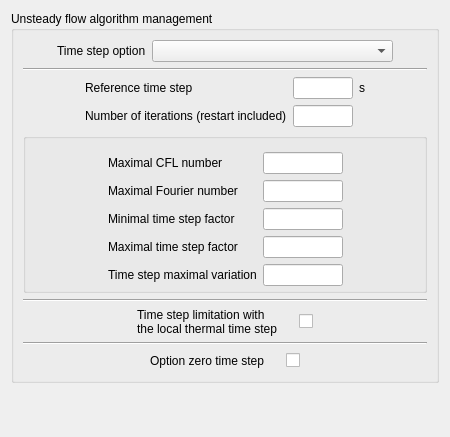
<ui version="4.0" >
 <class>TimeStepForm</class>
 <widget class="QWidget" name="TimeStepForm" >
  <property name="geometry" >
   <rect>
    <x>0</x>
    <y>0</y>
    <width>450</width>
    <height>437</height>
   </rect>
  </property>
  <property name="windowTitle" >
   <string>Form</string>
  </property>
  <layout class="QGridLayout" >
   <item row="0" column="0" >
    <layout class="QVBoxLayout" >
     <item>
      <widget class="QGroupBox" name="groupBox" >
       <property name="title" >
        <string>Unsteady flow algorithm management</string>
       </property>
       <layout class="QGridLayout" >
        <item row="0" column="0" >
         <layout class="QHBoxLayout" >
          <item>
           <spacer>
            <property name="orientation" >
             <enum>Qt::Horizontal</enum>
            </property>
            <property name="sizeHint" stdset="0" >
             <size>
              <width>40</width>
              <height>20</height>
             </size>
            </property>
           </spacer>
          </item>
          <item>
           <layout class="QHBoxLayout" >
            <item>
             <widget class="QLabel" name="label" >
              <property name="text" >
               <string>Time step option</string>
              </property>
             </widget>
            </item>
            <item>
             <widget class="QComboBox" name="comboBoxOptions" >
              <property name="minimumSize" >
               <size>
                <width>241</width>
                <height>21</height>
               </size>
              </property>
             </widget>
            </item>
           </layout>
          </item>
          <item>
           <spacer>
            <property name="orientation" >
             <enum>Qt::Horizontal</enum>
            </property>
            <property name="sizeHint" stdset="0" >
             <size>
              <width>40</width>
              <height>20</height>
             </size>
            </property>
           </spacer>
          </item>
         </layout>
        </item>
        <item row="1" column="0" >
         <widget class="Line" name="line" >
          <property name="orientation" >
           <enum>Qt::Horizontal</enum>
          </property>
         </widget>
        </item>
        <item row="2" column="0" >
         <layout class="QHBoxLayout" >
          <item>
           <spacer>
            <property name="orientation" >
             <enum>Qt::Horizontal</enum>
            </property>
            <property name="sizeHint" stdset="0" >
             <size>
              <width>16</width>
              <height>16</height>
             </size>
            </property>
           </spacer>
          </item>
          <item>
           <layout class="QGridLayout" >
            <item row="0" column="0" >
             <widget class="QLabel" name="label_2" >
              <property name="toolTip" >
               <string>Code_Saturne key word: DTREF</string>
              </property>
              <property name="text" >
               <string>Reference time step</string>
              </property>
             </widget>
            </item>
            <item row="0" column="1" >
             <widget class="QLineEdit" name="lineEditDTREF" >
              <property name="maximumSize" >
               <size>
                <width>60</width>
                <height>16777215</height>
               </size>
              </property>
              <property name="toolTip" >
               <string>Code_Saturne key word: DTREF</string>
              </property>
             </widget>
            </item>
            <item row="0" column="2" >
             <widget class="QLabel" name="label_3" >
              <property name="text" >
               <string>s</string>
              </property>
             </widget>
            </item>
            <item row="1" column="0" >
             <widget class="QLabel" name="label_4" >
              <property name="toolTip" >
               <string>Code_Saturne key word: NTMABS</string>
              </property>
              <property name="statusTip" >
               <string>Absolute time step number of the simulation, restarts included.</string>
              </property>
              <property name="text" >
               <string>Number of iterations (restart included)</string>
              </property>
             </widget>
            </item>
            <item row="1" column="1" >
             <widget class="QLineEdit" name="lineEditNTMABS" >
              <property name="maximumSize" >
               <size>
                <width>60</width>
                <height>16777215</height>
               </size>
              </property>
              <property name="toolTip" >
               <string>Code_Saturne key word: NTMABS</string>
              </property>
              <property name="statusTip" >
               <string>Absolute time step number of the simulation, restarts included.</string>
              </property>
             </widget>
            </item>
           </layout>
          </item>
          <item>
           <spacer>
            <property name="orientation" >
             <enum>Qt::Horizontal</enum>
            </property>
            <property name="sizeHint" stdset="0" >
             <size>
              <width>16</width>
              <height>16</height>
             </size>
            </property>
           </spacer>
          </item>
         </layout>
        </item>
        <item row="3" column="0" >
         <widget class="QGroupBox" name="groupBoxLabels" >
          <property name="sizePolicy" >
           <sizepolicy vsizetype="Preferred" hsizetype="Preferred" >
            <horstretch>0</horstretch>
            <verstretch>0</verstretch>
           </sizepolicy>
          </property>
          <property name="minimumSize" >
           <size>
            <width>316</width>
            <height>160</height>
           </size>
          </property>
          <property name="title" >
           <string/>
          </property>
          <property name="flat" >
           <bool>true</bool>
          </property>
          <layout class="QGridLayout" >
           <property name="bottomMargin" >
            <number>0</number>
           </property>
           <item row="0" column="0" >
            <layout class="QHBoxLayout" >
             <item>
              <spacer>
               <property name="orientation" >
                <enum>Qt::Horizontal</enum>
               </property>
               <property name="sizeHint" stdset="0" >
                <size>
                 <width>20</width>
                 <height>20</height>
                </size>
               </property>
              </spacer>
             </item>
             <item>
              <layout class="QGridLayout" >
               <item row="0" column="0" >
                <widget class="QLabel" name="labelCOUMAX" >
                 <property name="toolTip" >
                  <string>Code_Saturne key word: COUMAX</string>
                 </property>
                 <property name="statusTip" >
                  <string>Accessible entry if the time step is variable.</string>
                 </property>
                 <property name="text" >
                  <string>Maximal CFL number</string>
                 </property>
                </widget>
               </item>
               <item row="0" column="1" >
                <widget class="QLineEdit" name="lineEditCOUMAX" >
                 <property name="maximumSize" >
                  <size>
                   <width>80</width>
                   <height>16777215</height>
                  </size>
                 </property>
                 <property name="toolTip" >
                  <string>Code_Saturne key word: COUMAX</string>
                 </property>
                 <property name="statusTip" >
                  <string>Accessible entry if the time step is variable.</string>
                 </property>
                </widget>
               </item>
               <item row="1" column="0" >
                <widget class="QLabel" name="labelFOUMAX" >
                 <property name="toolTip" >
                  <string>Code_Saturne key word: FOUMAX</string>
                 </property>
                 <property name="statusTip" >
                  <string>Accessible entry if the time step is variable.</string>
                 </property>
                 <property name="text" >
                  <string>Maximal Fourier number</string>
                 </property>
                </widget>
               </item>
               <item row="1" column="1" >
                <widget class="QLineEdit" name="lineEditFOUMAX" >
                 <property name="maximumSize" >
                  <size>
                   <width>80</width>
                   <height>16777215</height>
                  </size>
                 </property>
                 <property name="toolTip" >
                  <string>Code_Saturne key word: FOUMAX</string>
                 </property>
                 <property name="statusTip" >
                  <string>Accessible entry if the time step is variable.</string>
                 </property>
                </widget>
               </item>
               <item row="2" column="0" >
                <widget class="QLabel" name="labelCDTMIN" >
                 <property name="toolTip" >
                  <string>Code_Saturne key word: DTMIN/DTREF</string>
                 </property>
                 <property name="statusTip" >
                  <string>Accessible entry if the time step is variable.</string>
                 </property>
                 <property name="text" >
                  <string>Minimal time step factor</string>
                 </property>
                </widget>
               </item>
               <item row="2" column="1" >
                <widget class="QLineEdit" name="lineEditCDTMIN" >
                 <property name="maximumSize" >
                  <size>
                   <width>80</width>
                   <height>16777215</height>
                  </size>
                 </property>
                 <property name="toolTip" >
                  <string>Code_Saturne key word: DTMIN/DTREF</string>
                 </property>
                 <property name="statusTip" >
                  <string>Accessible entry if the time step is variable.</string>
                 </property>
                </widget>
               </item>
               <item row="3" column="0" >
                <widget class="QLabel" name="labelCDTMAX" >
                 <property name="toolTip" >
                  <string>Code_Saturne key word: DTMAX/DTREF</string>
                 </property>
                 <property name="statusTip" >
                  <string>Accessible entry if the time step is variable.</string>
                 </property>
                 <property name="text" >
                  <string>Maximal time step factor</string>
                 </property>
                </widget>
               </item>
               <item row="3" column="1" >
                <widget class="QLineEdit" name="lineEditCDTMAX" >
                 <property name="maximumSize" >
                  <size>
                   <width>80</width>
                   <height>16777215</height>
                  </size>
                 </property>
                 <property name="toolTip" >
                  <string>Code_Saturne key word: DTMAX/DTREF</string>
                 </property>
                 <property name="statusTip" >
                  <string>Accessible entry if the time step is variable.</string>
                 </property>
                </widget>
               </item>
               <item row="4" column="0" >
                <widget class="QLabel" name="labelVARRDT" >
                 <property name="toolTip" >
                  <string>Code_Saturne key word: VARRDT</string>
                 </property>
                 <property name="statusTip" >
                  <string>Accessible entry if the time step is variable.</string>
                 </property>
                 <property name="text" >
                  <string>Time step maximal variation</string>
                 </property>
                </widget>
               </item>
               <item row="4" column="1" >
                <widget class="QLineEdit" name="lineEditVARRDT" >
                 <property name="maximumSize" >
                  <size>
                   <width>80</width>
                   <height>16777215</height>
                  </size>
                 </property>
                 <property name="toolTip" >
                  <string>Code_Saturne key word: VARRDT</string>
                 </property>
                 <property name="statusTip" >
                  <string>Accessible entry if the time step is variable.</string>
                 </property>
                </widget>
               </item>
              </layout>
             </item>
             <item>
              <spacer>
               <property name="orientation" >
                <enum>Qt::Horizontal</enum>
               </property>
               <property name="sizeHint" stdset="0" >
                <size>
                 <width>16</width>
                 <height>16</height>
                </size>
               </property>
              </spacer>
             </item>
            </layout>
           </item>
          </layout>
         </widget>
        </item>
        <item row="4" column="0" >
         <widget class="Line" name="lineIPTLRO" >
          <property name="orientation" >
           <enum>Qt::Horizontal</enum>
          </property>
         </widget>
        </item>
        <item row="5" column="0" >
         <layout class="QHBoxLayout" >
          <item>
           <spacer>
            <property name="orientation" >
             <enum>Qt::Horizontal</enum>
            </property>
            <property name="sizeHint" stdset="0" >
             <size>
              <width>20</width>
              <height>21</height>
             </size>
            </property>
           </spacer>
          </item>
          <item>
           <layout class="QHBoxLayout" >
            <item>
             <widget class="QLabel" name="labelIPTLRO" >
              <property name="toolTip" >
               <string>Code_Saturne key word: IPTLRO</string>
              </property>
              <property name="statusTip" >
               <string>Accesible if gravity  is not nul, if density is not constant and if the time step is variable</string>
              </property>
              <property name="text" >
               <string>Time step limitation with    
the local thermal time step</string>
              </property>
             </widget>
            </item>
            <item>
             <spacer>
              <property name="orientation" >
               <enum>Qt::Horizontal</enum>
              </property>
              <property name="sizeHint" stdset="0" >
               <size>
                <width>16</width>
                <height>21</height>
               </size>
              </property>
             </spacer>
            </item>
            <item>
             <widget class="QCheckBox" name="checkBoxIPTLRO" >
              <property name="toolTip" >
               <string>Code_Saturne key word: INPDT0</string>
              </property>
              <property name="statusTip" >
               <string>Code_Saturne key word: INPDT0</string>
              </property>
              <property name="text" >
               <string/>
              </property>
             </widget>
            </item>
           </layout>
          </item>
          <item>
           <spacer>
            <property name="orientation" >
             <enum>Qt::Horizontal</enum>
            </property>
            <property name="sizeHint" stdset="0" >
             <size>
              <width>16</width>
              <height>21</height>
             </size>
            </property>
           </spacer>
          </item>
         </layout>
        </item>
        <item row="6" column="0" >
         <widget class="Line" name="line_4" >
          <property name="orientation" >
           <enum>Qt::Horizontal</enum>
          </property>
         </widget>
        </item>
        <item row="7" column="0" >
         <layout class="QHBoxLayout" >
          <item>
           <spacer>
            <property name="orientation" >
             <enum>Qt::Horizontal</enum>
            </property>
            <property name="sizeHint" stdset="0" >
             <size>
              <width>20</width>
              <height>20</height>
             </size>
            </property>
           </spacer>
          </item>
          <item>
           <layout class="QHBoxLayout" >
            <item>
             <widget class="QLabel" name="label_8" >
              <property name="toolTip" >
               <string>Code_Saturne key word: INPDT0</string>
              </property>
              <property name="statusTip" >
               <string/>
              </property>
              <property name="text" >
               <string>Option zero time step</string>
              </property>
             </widget>
            </item>
            <item>
             <spacer>
              <property name="orientation" >
               <enum>Qt::Horizontal</enum>
              </property>
              <property name="sizeHint" stdset="0" >
               <size>
                <width>16</width>
                <height>16</height>
               </size>
              </property>
             </spacer>
            </item>
            <item>
             <widget class="QCheckBox" name="checkBoxINPDT0" >
              <property name="toolTip" >
               <string>Code_Saturne key word: IPTLRO</string>
              </property>
              <property name="text" >
               <string/>
              </property>
             </widget>
            </item>
           </layout>
          </item>
          <item>
           <spacer>
            <property name="orientation" >
             <enum>Qt::Horizontal</enum>
            </property>
            <property name="sizeHint" stdset="0" >
             <size>
              <width>16</width>
              <height>16</height>
             </size>
            </property>
           </spacer>
          </item>
         </layout>
        </item>
       </layout>
      </widget>
     </item>
     <item>
      <spacer>
       <property name="orientation" >
        <enum>Qt::Vertical</enum>
       </property>
       <property name="sizeHint" stdset="0" >
        <size>
         <width>20</width>
         <height>40</height>
        </size>
       </property>
      </spacer>
     </item>
    </layout>
   </item>
  </layout>
 </widget>
 <resources/>
 <connections/>
</ui>
